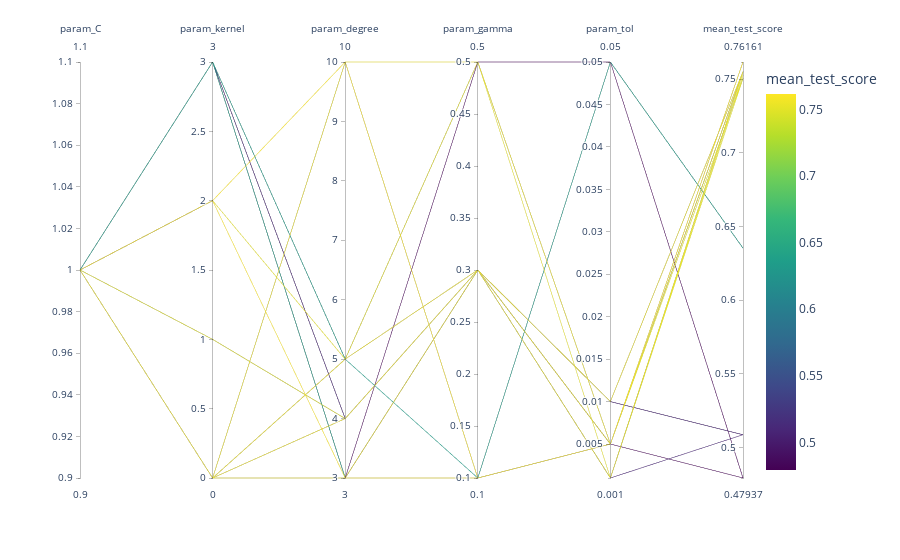

Write notebook code for a chart like this one.
### Code cell
%%time
fig = px.parallel_coordinates(
    cv_results.rename(shorten_param, axis=1).apply(
        {
            'param_C': lambda x: x,
            'param_kernel': lambda x: label_fit.transform([x])[0],
            'param_degree': lambda x: x,
            'param_gamma': lambda x: x,
            'param_tol': lambda x: x, #np.log(x),
            'mean_test_score': lambda x: x,
        }
    ),
    color="mean_test_score",
    color_continuous_scale=px.colors.sequential.Viridis,
)
fig.show()

### Figure 1 — Plotly figure (JSON) as saved in the notebook; plotly's stock layout.template omitted (floating-point values rounded to 4 significant figures)
{"data": [{"dimensions": [{"label": "param_C", "values": [1, 1, 1, 1, 1, 1, 1, 1, 1, 1, 1, 1, 1, 1, 1, 1, 1, 1, 1, 1]}, {"label": "param_kernel", "values": [3, 2, 3, 3, 0, 0, 3, 0, 0, 2, 3, 0, 0, 0, 2, 3, 0, 1, 3, 1]}, {"label": "param_degree", "values": [3, 5, 4, 5, 5, 10, 3, 3, 3, 3, 4, 5, 4, 4, 10, 3, 10, 4, 5, 4]}, {"label": "param_gamma", "values": [0.5, 0.5, 0.3, 0.5, 0.3, 0.5, 0.1, 0.3, 0.3, 0.1, 0.3, 0.3, 0.3, 0.3, 0.1, 0.3, 0.1, 0.3, 0.1, 0.3]}, {"label": "param_tol", "values": [0.005, 0.001, 0.001, 0.05, 0.005, 0.005, 0.05, 0.01, 0.001, 0.005, 0.01, 0.001, 0.01, 0.005, 0.005, 0.01, 0.005, 0.005, 0.05, 0.001]}, {"label": "mean_test_score", "values": [0.4794, 0.7527, 0.5087, 0.4794, 0.7551, 0.7551, 0.6353, 0.755, 0.7549, 0.7616, 0.5087, 0.7549, 0.755, 0.7551, 0.7616, 0.5087, 0.7551, 0.7506, 0.6353, 0.7505]}], "domain": {"x": [0, 1], "y": [0, 1]}, "line": {"color": [0.4794, 0.7527, 0.5087, 0.4794, 0.7551, 0.7551, 0.6353, 0.755, 0.7549, 0.7616, 0.5087, 0.7549, 0.755, 0.7551, 0.7616, 0.5087, 0.7551, 0.7506, 0.6353, 0.7505], "coloraxis": "coloraxis"}, "name": "", "type": "parcoords"}], "layout": {"autosize": true, "coloraxis": {"colorbar": {"title": {"text": "mean_test_score"}}, "colorscale": [[0, "#440154"], [0.1111, "#482878"], [0.2222, "#3e4989"], [0.3333, "#31688e"], [0.4444, "#26828e"], [0.5556, "#1f9e89"], [0.6667, "#35b779"], [0.7778, "#6ece58"], [0.8889, "#b5de2b"], [1, "#fde725"]]}, "legend": {"tracegroupgap": 0}, "margin": {"t": 60}}}
